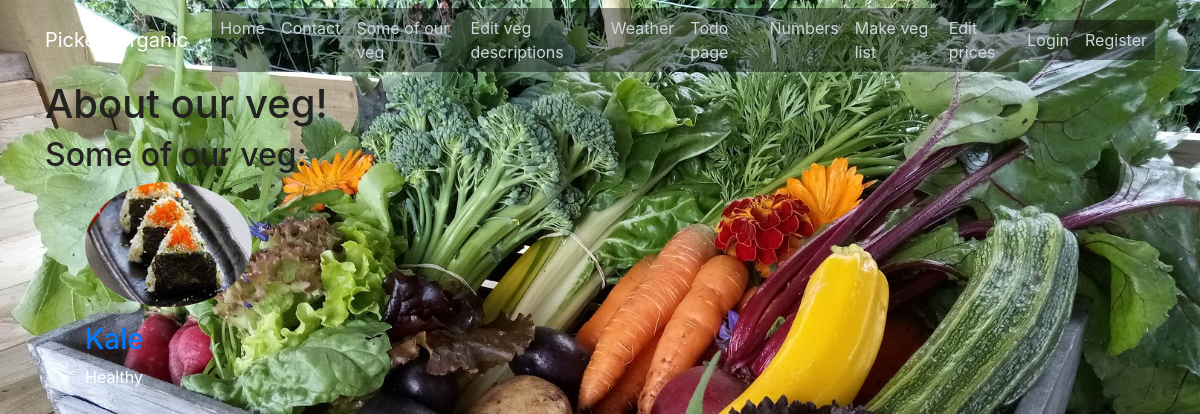
Page /veg/edit/1 on the committed database.
### market_garden/models.py (models this page shows, shortened)
class Veg_descriptions(db.Model):
    id = db.Column(db.Integer, primary_key=True)
    veg_name = db.Column(db.String(100), nullable=False)
    description = db.Column(db.String(100), nullable=False)
    image_file = db.Column(db.String(20), nullable=False, default='default.jpg')
    author = db.Column(db.String(20), nullable=False, default='')

### market_garden/routes.py (the view)
@app.route("/veg/edit/<int:veg_id>")
def veg_update(veg_id):
    veg = Veg_descriptions.query.get_or_404(veg_id)
    return render_template('veg_update.html', title = veg.veg_name, veg= veg)

### market_garden/templates/veg_update.html
{% extends 'layout.html' %}
{% block body %}
<div class=content-section">
<h1>About our veg!</h1>
<h2>Some of our veg: </h2>
<ul>
    <li class="veg-list"><img class="rounded-circle account-img" src="static/{{ veg.image_file }}"/><h3><a class="article-content" href="#">{{ veg.veg_name }}</a></h3><p>{{ veg.description }}</p></li>
</ul>
</div>
{% endblock %}

### market_garden/static/css/main.css (style rules this page uses)
body { background-image: url('background.jpg'); height: 100%; background-position: top; background-repeat: no-repeat; background-size: cover; background-color: #444444; margin-top: 5rem; font-family: sans.serif; color: white; }
h1, h2, h3, h4, h5, h6 { color: #222221; }
.account-img { height: 125px; float: left; margin-right: 20px; margin-bottom: 16px; }
.veg-list { list-style-type: none; margin-left:0px; padding-left:0px; display: inline-block; }
.veg-list img { float:left; }
.veg-list p, .veg-list h3, { text-align: right; display:inline-block; padding: 0; }

### rows in the picture
Veg_descriptions: image_file (placeholder picture), veg_name "Kale", description "Healthy"
